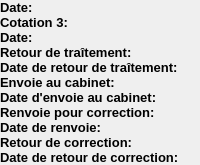
                  <widget class="QWidget" name="widget_42" native="true">
                   <layout class="QVBoxLayout" name="verticalLayout_38">
                    <property name="spacing">
                     <number>0</number>
                    </property>
                    <property name="leftMargin">
                     <number>0</number>
                    </property>
                    <property name="topMargin">
                     <number>0</number>
                    </property>
                    <property name="rightMargin">
                     <number>0</number>
                    </property>
                    <property name="bottomMargin">
                     <number>0</number>
                    </property>
                    <item>
                     <widget class="QWidget" name="widget_46" native="true">
                      <layout class="QHBoxLayout" name="horizontalLayout_28">
                       <property name="spacing">
                        <number>0</number>
                       </property>
                       <property name="leftMargin">
                        <number>0</number>
                       </property>
                       <property name="topMargin">
                        <number>0</number>
                       </property>
                       <property name="rightMargin">
                        <number>0</number>
                       </property>
                       <property name="bottomMargin">
                        <number>0</number>
                       </property>
                       <item>
                        <widget class="QLabel" name="label_63">
                         <property name="font">
                          <font>
                           <pointsize>10</pointsize>
                           <weight>75</weight>
                           <bold>true</bold>
                          </font>
                         </property>
                         <property name="text">
                          <string>Date: </string>
                         </property>
                        </widget>
                       </item>
                       <item>
                        <widget class="QLabel" name="label_64">
                         <property name="text">
                          <string/>
                         </property>
                        </widget>
                       </item>
                      </layout>
                     </widget>
                    </item>
                    <item>
                     <widget class="QWidget" name="widget_54" native="true">
                      <layout class="QHBoxLayout" name="horizontalLayout_29">
                       <property name="spacing">
                        <number>0</number>
                       </property>
                       <property name="leftMargin">
                        <number>0</number>
                       </property>
                       <property name="topMargin">
                        <number>0</number>
                       </property>
                       <property name="rightMargin">
                        <number>0</number>
                       </property>
                       <property name="bottomMargin">
                        <number>0</number>
                       </property>
                       <item>
                        <widget class="QLabel" name="label_65">
                         <property name="font">
                          <font>
                           <pointsize>10</pointsize>
                           <weight>75</weight>
                           <bold>true</bold>
                          </font>
                         </property>
                         <property name="text">
                          <string>Cotation 3: </string>
                         </property>
                        </widget>
                       </item>
                       <item>
                        <widget class="QLabel" name="label_66">
                         <property name="text">
                          <string/>
                         </property>
                        </widget>
                       </item>
                      </layout>
                     </widget>
                    </item>
                    <item>
                     <widget class="QWidget" name="widget_59" native="true">
                      <layout class="QHBoxLayout" name="horizontalLayout_30">
                       <property name="spacing">
                        <number>0</number>
                       </property>
                       <property name="leftMargin">
                        <number>0</number>
                       </property>
                       <property name="topMargin">
                        <number>0</number>
                       </property>
                       <property name="rightMargin">
                        <number>0</number>
                       </property>
                       <property name="bottomMargin">
                        <number>0</number>
                       </property>
                       <item>
                        <widget class="QLabel" name="label_67">
                         <property name="font">
                          <font>
                           <pointsize>10</pointsize>
                           <weight>75</weight>
                           <bold>true</bold>
                          </font>
                         </property>
                         <property name="text">
                          <string>Date: </string>
                         </property>
                        </widget>
                       </item>
                       <item>
                        <widget class="QLabel" name="label_68">
                         <property name="text">
                          <string/>
                         </property>
                        </widget>
                       </item>
                      </layout>
                     </widget>
                    </item>
                    <item>
                     <widget class="QWidget" name="widget_60" native="true">
                      <layout class="QHBoxLayout" name="horizontalLayout_32">
                       <property name="spacing">
                        <number>0</number>
                       </property>
                       <property name="leftMargin">
                        <number>0</number>
                       </property>
                       <property name="topMargin">
                        <number>0</number>
                       </property>
                       <property name="rightMargin">
                        <number>0</number>
                       </property>
                       <property name="bottomMargin">
                        <number>0</number>
                       </property>
                       <item>
                        <widget class="QLabel" name="label_69">
                         <property name="font">
                          <font>
                           <pointsize>10</pointsize>
                           <weight>75</weight>
                           <bold>true</bold>
                          </font>
                         </property>
                         <property name="text">
                          <string>Retour de traîtement: </string>
                         </property>
                        </widget>
                       </item>
                       <item>
                        <widget class="QLabel" name="label_70">
                         <property name="text">
                          <string/>
                         </property>
                        </widget>
                       </item>
                      </layout>
                     </widget>
                    </item>
                    <item>
                     <widget class="QWidget" name="widget_61" native="true">
                      <layout class="QHBoxLayout" name="horizontalLayout_34">
                       <property name="spacing">
                        <number>0</number>
                       </property>
                       <property name="leftMargin">
                        <number>0</number>
                       </property>
                       <property name="topMargin">
                        <number>0</number>
                       </property>
                       <property name="rightMargin">
                        <number>0</number>
                       </property>
                       <property name="bottomMargin">
                        <number>0</number>
                       </property>
                       <item>
                        <widget class="QLabel" name="label_71">
                         <property name="font">
                          <font>
                           <pointsize>10</pointsize>
                           <weight>75</weight>
                           <bold>true</bold>
                          </font>
                         </property>
                         <property name="text">
                          <string>Date de retour de traîtement: </string>
                         </property>
                        </widget>
                       </item>
                       <item>
                        <widget class="QLabel" name="label_72">
                         <property name="text">
                          <string/>
                         </property>
                        </widget>
                       </item>
                      </layout>
                     </widget>
                    </item>
                    <item>
                     <widget class="QWidget" name="widget_62" native="true">
                      <layout class="QHBoxLayout" name="horizontalLayout_38">
                       <property name="spacing">
                        <number>0</number>
                       </property>
                       <property name="leftMargin">
                        <number>0</number>
                       </property>
                       <property name="topMargin">
                        <number>0</number>
                       </property>
                       <property name="rightMargin">
                        <number>0</number>
                       </property>
                       <property name="bottomMargin">
                        <number>0</number>
                       </property>
                       <item>
                        <widget class="QLabel" name="label_73">
                         <property name="font">
                          <font>
                           <pointsize>10</pointsize>
                           <weight>75</weight>
                           <bold>true</bold>
                          </font>
                         </property>
                         <property name="text">
                          <string>Envoie au cabinet: </string>
                         </property>
                        </widget>
                       </item>
                       <item>
                        <widget class="QLabel" name="label_74">
                         <property name="text">
                          <string/>
                         </property>
                        </widget>
                       </item>
                      </layout>
                     </widget>
                    </item>
                    <item>
                     <widget class="QWidget" name="widget_63" native="true">
                      <layout class="QHBoxLayout" name="horizontalLayout_39">
                       <property name="spacing">
                        <number>0</number>
                       </property>
                       <property name="leftMargin">
                        <number>0</number>
                       </property>
                       <property name="topMargin">
                        <number>0</number>
                       </property>
                       <property name="rightMargin">
                        <number>0</number>
                       </property>
                       <property name="bottomMargin">
                        <number>0</number>
                       </property>
                       <item>
                        <widget class="QLabel" name="label_75">
                         <property name="font">
                          <font>
                           <pointsize>10</pointsize>
                           <weight>75</weight>
                           <bold>true</bold>
                          </font>
                         </property>
                         <property name="text">
                          <string>Date d'envoie au cabinet: </string>
                         </property>
                        </widget>
                       </item>
                       <item>
                        <widget class="QLabel" name="label_76">
                         <property name="text">
                          <string/>
                         </property>
                        </widget>
                       </item>
                      </layout>
                     </widget>
                    </item>
                    <item>
                     <widget class="QWidget" name="widget_64" native="true">
                      <layout class="QHBoxLayout" name="horizontalLayout_41">
                       <property name="spacing">
                        <number>0</number>
                       </property>
                       <property name="leftMargin">
                        <number>0</number>
                       </property>
                       <property name="topMargin">
                        <number>0</number>
                       </property>
                       <property name="rightMargin">
                        <number>0</number>
                       </property>
                       <property name="bottomMargin">
                        <number>0</number>
                       </property>
                       <item>
                        <widget class="QLabel" name="label_77">
                         <property name="font">
                          <font>
                           <pointsize>10</pointsize>
                           <weight>75</weight>
                           <bold>true</bold>
                          </font>
                         </property>
                         <property name="text">
                          <string>Renvoie pour correction: </string>
                         </property>
                        </widget>
                       </item>
                       <item>
                        <widget class="QLabel" name="label_78">
                         <property name="text">
                          <string/>
                         </property>
                        </widget>
                       </item>
                      </layout>
                     </widget>
                    </item>
                    <item>
                     <widget class="QWidget" name="widget_55" native="true">
                      <layout class="QHBoxLayout" name="horizontalLayout_42">
                       <property name="spacing">
                        <number>0</number>
                       </property>
                       <property name="leftMargin">
                        <number>0</number>
                       </property>
                       <property name="topMargin">
                        <number>0</number>
                       </property>
                       <property name="rightMargin">
                        <number>0</number>
                       </property>
                       <property name="bottomMargin">
                        <number>0</number>
                       </property>
                       <item>
                        <widget class="QLabel" name="label_79">
                         <property name="font">
                          <font>
                           <pointsize>10</pointsize>
                           <weight>75</weight>
                           <bold>true</bold>
                          </font>
                         </property>
                         <property name="text">
                          <string>Date de renvoie: </string>
                         </property>
                        </widget>
                       </item>
                       <item>
                        <widget class="QLabel" name="label_80">
                         <property name="text">
                          <string/>
                         </property>
                        </widget>
                       </item>
                      </layout>
                     </widget>
                    </item>
                    <item>
                     <widget class="QWidget" name="widget_56" native="true">
                      <layout class="QHBoxLayout" name="horizontalLayout_43">
                       <property name="spacing">
                        <number>0</number>
                       </property>
                       <property name="leftMargin">
                        <number>0</number>
                       </property>
                       <property name="topMargin">
                        <number>0</number>
                       </property>
                       <property name="rightMargin">
                        <number>0</number>
                       </property>
                       <property name="bottomMargin">
                        <number>0</number>
                       </property>
                       <item>
                        <widget class="QLabel" name="label_81">
                         <property name="font">
                          <font>
                           <pointsize>10</pointsize>
                           <weight>75</weight>
                           <bold>true</bold>
                          </font>
                         </property>
                         <property name="text">
                          <string>Retour de correction: </string>
                         </property>
                        </widget>
                       </item>
                       <item>
                        <widget class="QLabel" name="label_82">
                         <property name="text">
                          <string/>
                         </property>
                        </widget>
                       </item>
                      </layout>
                     </widget>
                    </item>
                    <item>
                     <widget class="QWidget" name="widget_57" native="true">
                      <layout class="QHBoxLayout" name="horizontalLayout_44">
                       <property name="spacing">
                        <number>0</number>
                       </property>
                       <property name="leftMargin">
                        <number>0</number>
                       </property>
                       <property name="topMargin">
                        <number>0</number>
                       </property>
                       <property name="rightMargin">
                        <number>0</number>
                       </property>
                       <property name="bottomMargin">
                        <number>0</number>
                       </property>
                       <item>
                        <widget class="QLabel" name="label_83">
                         <property name="font">
                          <font>
                           <pointsize>10</pointsize>
                           <weight>75</weight>
                           <bold>true</bold>
                          </font>
                         </property>
                         <property name="text">
                          <string>Date de retour de correction: </string>
                         </property>
                        </widget>
                       </item>
                       <item>
                        <widget class="QLabel" name="label_84">
                         <property name="text">
                          <string/>
                         </property>
                        </widget>
                       </item>
                      </layout>
                     </widget>
                    </item>
                   </layout>
                  </widget>
